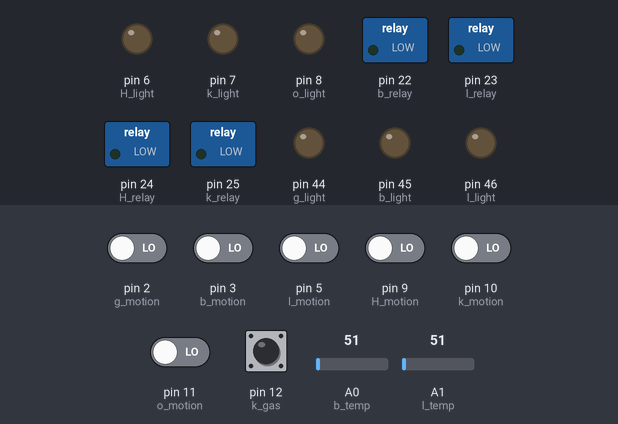
Simulated run of this sketch. Board: Arduino Mega 2560, built with avr-gcc and run on an emulated ATmega2560. On the bench: switched loads named in the sketch (green lamp = pin HIGH), output pins drawn as LEDs (lit = HIGH). The inputs (shaded band) are chosen by the test bench; at power-on: pin 12 (k_gas) HIGH, pin 2 (g_motion), pin 3 (b_motion), pin 5 (l_motion), pin 9 (H_motion), pin 10 (k_motion), pin 11 (o_motion) LOW, A0 (b_temp) = 51, A1 (l_temp) = 51.

Above: at 1.2 s.
1.3 s: A0 (b_temp) set to 56
At 1.8 s:
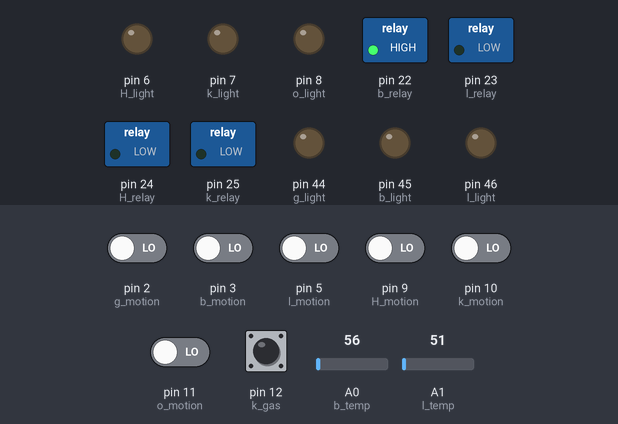
2.8 s: A1 (l_temp) set to 56
At 4.0 s:
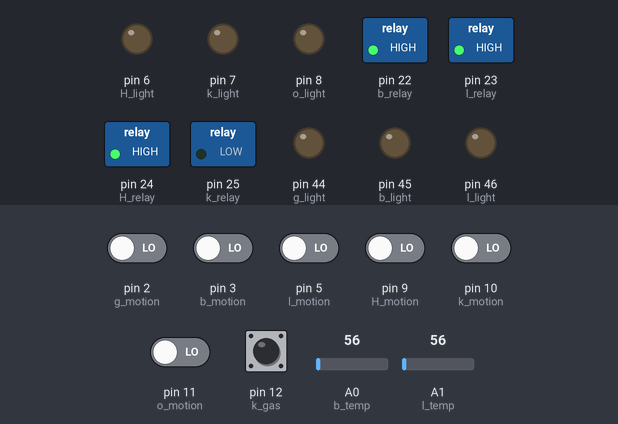
4.3 s: pin 2 (g_motion) driven HIGH
At 5.1 s:
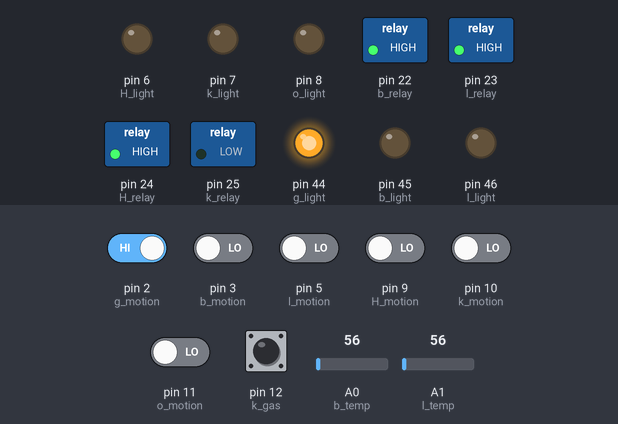
5.8 s: pin 3 (b_motion) driven HIGH
At 6.4 s:
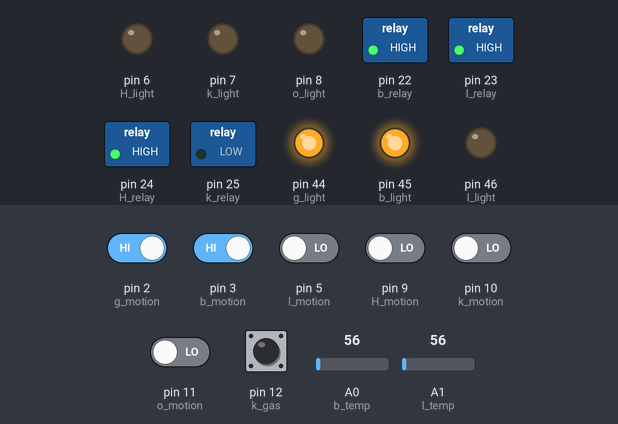
7.3 s: pin 5 (l_motion) driven HIGH
At 7.6 s:
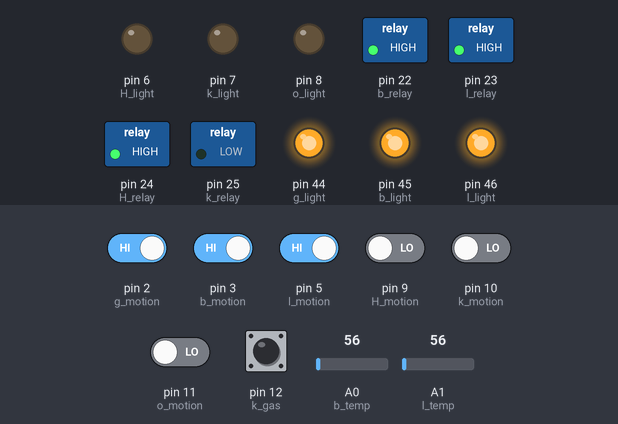
8.8 s: pin 9 (H_motion) driven HIGH
At 9.7 s:
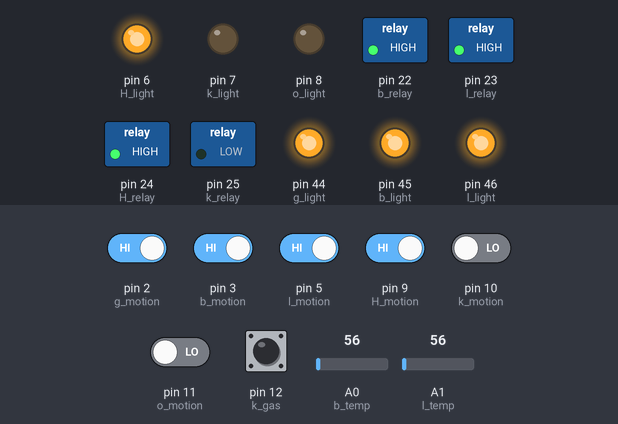
Timing chart, 0 to 11.3 s (numbered marks = the images above; inputs shaded):
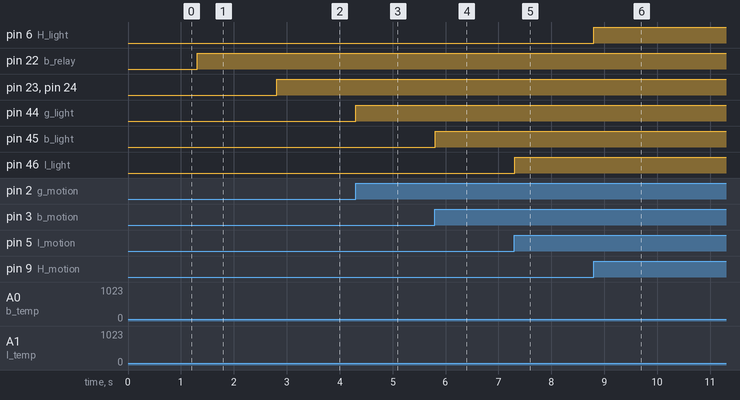

The sketch:

auto_home.ino
```cpp
// Motion Sensors
int g_motion = 2;     // Garden
int b_motion = 3;     // Bedroom
int l_motion = 5;     // Living Room
int H_motion = 9;     // Hallway
int k_motion = 10;     // Kitchen
int o_motion = 11;    // Outside

// Temperature Sensors (Analog Inputs)
int b_temp = A0;      // Bedroom temperature sensor
int l_temp = A1;      // Living room temperature sensor

// Gas Sensor
int k_gas = 12;       // Kitchen gas sensor (digital pin)

// Light Control Pins (PWM-capable)
int g_light = 44;     // Garden light
int b_light = 45;     // Bedroom light
int l_light = 46;     // Living room light
int H_light = 6;      // Hallway light
int k_light = 7;      // Kitchen light
int o_light = 8;      // Outside light

// Relays
int b_relay = 22;     // Bedroom air conditioner
int l_relay = 23;     // Living room air conditioner
int H_relay = 24;     // Hallway air conditioner
int k_relay = 25;     // Kitchen gas alarm

void setup() {
  Serial.begin(9600);

  // Garden
  pinMode(g_motion, INPUT);
  pinMode(g_light, OUTPUT);

  // Bedroom
  pinMode(b_motion, INPUT);
  pinMode(b_temp, INPUT);
  pinMode(b_light, OUTPUT);
  pinMode(b_relay, OUTPUT);

  // Living Room
  pinMode(l_motion, INPUT);
  pinMode(l_temp, INPUT);
  pinMode(l_light, OUTPUT);
  pinMode(l_relay, OUTPUT);

  // Hallway
  pinMode(H_motion, INPUT);
  pinMode(H_light, OUTPUT);
  pinMode(H_relay, OUTPUT);

  // Kitchen
  pinMode(k_motion, INPUT);
  pinMode(k_light, OUTPUT);
  pinMode(k_gas, INPUT);
  pinMode(k_relay, OUTPUT);

  // Outside
  pinMode(o_motion, INPUT);
  pinMode(o_light, OUTPUT);
}

void loop() {
  // GARDEN
  int gmotion = digitalRead(g_motion);
  if (gmotion == HIGH) {
    digitalWrite(g_light, HIGH);   // Motion detected → dim light
  } else {
    digitalWrite(g_light, LOW);     // No motion → lights off
  }

  // BEDROOM
  int bmotion = digitalRead(b_motion);
  if (bmotion == HIGH) {
    digitalWrite(b_light, HIGH);
  } else {
    digitalWrite(b_light, LOW);
  }

  float btemp = (analogRead(b_temp) * 5.0 * 100.0) / 1024.0;  // Convert analog to °C
  if (btemp > 25) {
    digitalWrite(b_relay, HIGH);  // Temp high → AC ON
  } else {
    digitalWrite(b_relay, LOW);   // Temp low → AC OFF
  }

  // LIVING ROOM
  int lmotion = digitalRead(l_motion);
  if (lmotion == HIGH) {
    digitalWrite(l_light, HIGH);
  } else {
    digitalWrite(l_light, LOW);
  }

  float ltemp = (analogRead(l_temp) * 5.0 * 100.0) / 1024.0;
  if (ltemp > 25) {
    digitalWrite(l_relay, HIGH);
    digitalWrite(H_relay, HIGH);  // Turn hallway AC on with living room
  } else {
    digitalWrite(l_relay, LOW);
    digitalWrite(H_relay, LOW);
  }

  // HALLWAY
  int hmotion = digitalRead(H_motion);
  if (hmotion == HIGH) {
    digitalWrite(H_light, HIGH);
  } else {
    digitalWrite(H_light, LOW);
  }

  // KITCHEN
  int kmotion = digitalRead(k_motion);
  if (kmotion == HIGH) {
    digitalWrite(k_light, HIGH);
  } else {
    digitalWrite(k_light, LOW);
  }

  int kgas = digitalRead(k_gas);
  if (kgas == LOW) {
    digitalWrite(k_relay, HIGH);  // Gas leak → trigger alarm
  } else {
    digitalWrite(k_relay, LOW);   // Safe
  }

  // OUTSIDE
  int omotion = digitalRead(o_motion);
  if (omotion == HIGH) {
    digitalWrite(o_light, HIGH);
  } else {
    digitalWrite(o_light,LOW);
  }

  delay(10); // Final delay to smooth execution
}
```

Measured:
- the behaviour switches between 51 and 52 on A0 (b_temp) (found by bisection; images 0 and 1)
- the behaviour switches between 51 and 52 on A1 (l_temp) (found by bisection; images 1 and 2)
- after the input at 1.3 s, pin 22 (b_relay): LOW → HIGH at once
- after the input at 2.8 s, pin 23 (l_relay), pin 24 (H_relay): LOW → HIGH at once
- after the input at 4.3 s, pin 44 (g_light): LOW → HIGH at once
- after the input at 5.8 s, pin 45 (b_light): LOW → HIGH at once
- after the input at 7.3 s, pin 46 (l_light): LOW → HIGH at once
- after the input at 8.8 s, pin 6 (H_light): LOW → HIGH at once
